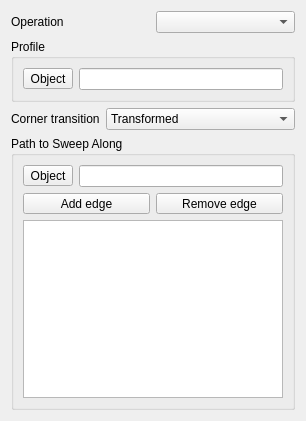
<?xml version="1.0" encoding="UTF-8"?>
<ui version="4.0">
 <class>PartDesignGui::TaskPipeParameters</class>
 <widget class="QWidget" name="PartDesignGui::TaskPipeParameters">
  <property name="geometry">
   <rect>
    <x>0</x>
    <y>0</y>
    <width>306</width>
    <height>421</height>
   </rect>
  </property>
  <property name="windowTitle">
   <string notr="true">Form</string>
  </property>
  <layout class="QVBoxLayout" name="verticalLayout_2">
   <item>
    <layout class="QHBoxLayout" name="horizontalLayoutOperation">
     <item>
      <widget class="QLabel" name="operationLabel">
       <property name="text">
        <string>Operation</string>
       </property>
      </widget>
     </item>
     <item>
      <widget class="QComboBox" name="operationMode">
       <property name="toolTip">
        <string>How the sweep is combined with the existing solid</string>
       </property>
      </widget>
     </item>
    </layout>
   </item>
   <item>
    <widget class="QGroupBox" name="groupprofile">
     <property name="title">
      <string>Profile</string>
     </property>
     <layout class="QVBoxLayout">
      <item>
       <layout class="QHBoxLayout">
        <item>
         <widget class="QToolButton" name="buttonProfileBase">
          <property name="text">
           <string>Object</string>
          </property>
          <property name="checkable">
           <bool>true</bool>
          </property>
         </widget>
        </item>
        <item>
         <widget class="QLineEdit" name="profileBaseEdit"/>
        </item>
       </layout>
      </item>
     </layout>
    </widget>
   </item>
   <item>
    <layout class="QFormLayout" name="formLayout">
     <property name="fieldGrowthPolicy">
      <enum>QFormLayout::ExpandingFieldsGrow</enum>
     </property>
     <item row="0" column="0">
      <widget class="QLabel" name="label_2">
       <property name="text">
        <string>Corner transition</string>
       </property>
      </widget>
     </item>
     <item row="0" column="1">
      <widget class="QComboBox" name="comboBoxTransition">
       <property name="sizePolicy">
        <sizepolicy hsizetype="Expanding" vsizetype="Fixed">
         <horstretch>0</horstretch>
         <verstretch>0</verstretch>
        </sizepolicy>
       </property>
       <item>
        <property name="text">
         <string>Transformed</string>
        </property>
       </item>
       <item>
        <property name="text">
         <string>Right corner</string>
        </property>
       </item>
       <item>
        <property name="text">
         <string>Round corner</string>
        </property>
       </item>
      </widget>
     </item>
    </layout>
   </item>
   <item>
    <widget class="QGroupBox" name="groupBox">
     <property name="title">
      <string>Path to Sweep Along</string>
     </property>
     <layout class="QVBoxLayout" name="verticalLayout">
      <item>
       <layout class="QHBoxLayout" name="horizontalLayout">
        <item>
         <widget class="QToolButton" name="buttonSpineBase">
          <property name="text">
           <string>Object</string>
          </property>
          <property name="checkable">
           <bool>true</bool>
          </property>
         </widget>
        </item>
        <item>
         <widget class="QLineEdit" name="spineBaseEdit"/>
        </item>
       </layout>
      </item>
      <item>
       <layout class="QHBoxLayout" name="horizontalLayout_4">
        <item>
         <widget class="QToolButton" name="buttonRefAdd">
          <property name="enabled">
           <bool>true</bool>
          </property>
          <property name="sizePolicy">
           <sizepolicy hsizetype="Expanding" vsizetype="Fixed">
            <horstretch>0</horstretch>
            <verstretch>0</verstretch>
           </sizepolicy>
          </property>
          <property name="text">
           <string>Add edge</string>
          </property>
          <property name="checkable">
           <bool>true</bool>
          </property>
          <property name="checked">
           <bool>false</bool>
          </property>
         </widget>
        </item>
        <item>
         <widget class="QToolButton" name="buttonRefRemove">
          <property name="sizePolicy">
           <sizepolicy hsizetype="Expanding" vsizetype="Fixed">
            <horstretch>0</horstretch>
            <verstretch>0</verstretch>
           </sizepolicy>
          </property>
          <property name="text">
           <string>Remove edge</string>
          </property>
          <property name="checkable">
           <bool>true</bool>
          </property>
         </widget>
        </item>
       </layout>
      </item>
      <item>
       <widget class="QListWidget" name="listWidgetReferences"/>
      </item>
     </layout>
    </widget>
   </item>
  </layout>
 </widget>
 <tabstops>
  <tabstop>operationMode</tabstop>
  <tabstop>buttonProfileBase</tabstop>
  <tabstop>profileBaseEdit</tabstop>
  <tabstop>comboBoxTransition</tabstop>
  <tabstop>buttonSpineBase</tabstop>
  <tabstop>spineBaseEdit</tabstop>
  <tabstop>buttonRefAdd</tabstop>
  <tabstop>buttonRefRemove</tabstop>
  <tabstop>listWidgetReferences</tabstop>
 </tabstops>
 <resources/>
 <connections/>
</ui>
